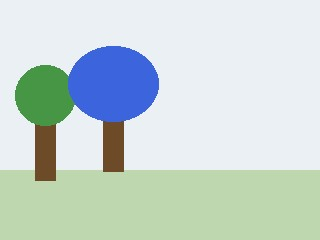
#> input picture images/synthetic_0008.jpg, 320 x 240 px
$ python -i app.py   (imports and definitions only)
#> lines starting #> are read from the running program, lines starting #| are printed output that depends on the picture; pictures that were not available may be replaced by others from this repository, and a replacement may not be noted
import os
import csv
import numpy as np
import streamlit as st
from PIL import Image

BASE = os.path.dirname(os.path.abspath(__file__))
IMAGE_DIR = os.path.join(BASE, "images")
CSV_FILE = os.path.join(BASE, "captions_500.csv")

# [3 lines not run here, left out]

@st.cache_data

def load_dataset():
    data = {}
    with open(CSV_FILE, "r", encoding="utf-8") as f:
        for row in csv.DictReader(f):
            data[row["image"]] = row["caption"].strip()
    return data

@st.cache_data

def build_gallery(image_names):
    features = []
    valid_names = []
    for name in image_names:
        path = os.path.join(IMAGE_DIR, name)
        try:
            im = Image.open(path).convert("RGB").resize((64, 48))
            arr = np.asarray(im, dtype=np.float32) / 255.0
            features.append(arr.reshape(-1))
            valid_names.append(name)
        except Exception:
            pass
    return np.stack(features), valid_names

def extract_feature(image):
    im = image.convert("RGB").resize((64, 48))
    arr = np.asarray(im, dtype=np.float32) / 255.0
    return arr.reshape(-1)

def generate_caption(image):
    captions = load_dataset()
    gallery, names = build_gallery(list(captions.keys()))
    query = extract_feature(image)

    # Mean squared image difference. The supplied dataset has a fixed
    # synthetic visual style, so nearest-image retrieval is highly reliable.
    distances = np.mean((gallery - query) ** 2, axis=1)
    best_index = int(np.argmin(distances))
    best_name = names[best_index]
    best_distance = float(distances[best_index])

    # Convert distance to a simple similarity indicator for the UI.
    similarity = max(0.0, 1.0 - best_distance * 6.0)
    similarity_percent = similarity * 100.0

    return captions[best_name], best_name, similarity_percent

# [20 lines not run here, left out]

>>> import cv2
>>> picture = cv2.imread('images/synthetic_0008.jpg', cv2.IMREAD_GRAYSCALE)
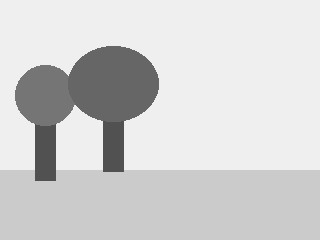
#> picture: shape (240, 320); min 72, max 253, mean 210
>>> result = generate_caption(picture)
#> (reads captions_500.csv from the repository)
#> in build_gallery, `im = Image.open(path).convert("RGB").resize((64, 48))`:
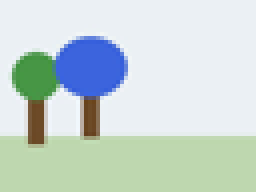
#> im: PIL image 64x48 RGB (shown 4 times larger); mean R, G, B 200.1, 214.9, 210.2
#> pass 2 of the loop in build_gallery, `for name in image_names:`:
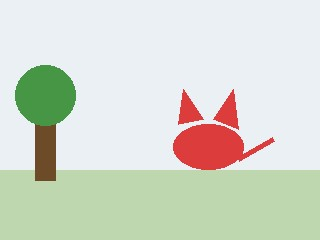
#> input picture images/synthetic_0009.jpg, 320 x 240 px, given in place of synthetic_0002.jpg, which was not available
#> in build_gallery, `im = Image.open(path).convert("RGB").resize((64, 48))`:
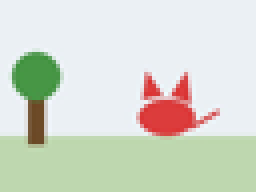
#> im: PIL image 64x48 RGB (shown 4 times larger); mean R, G, B 213.1, 218.1, 205.4
